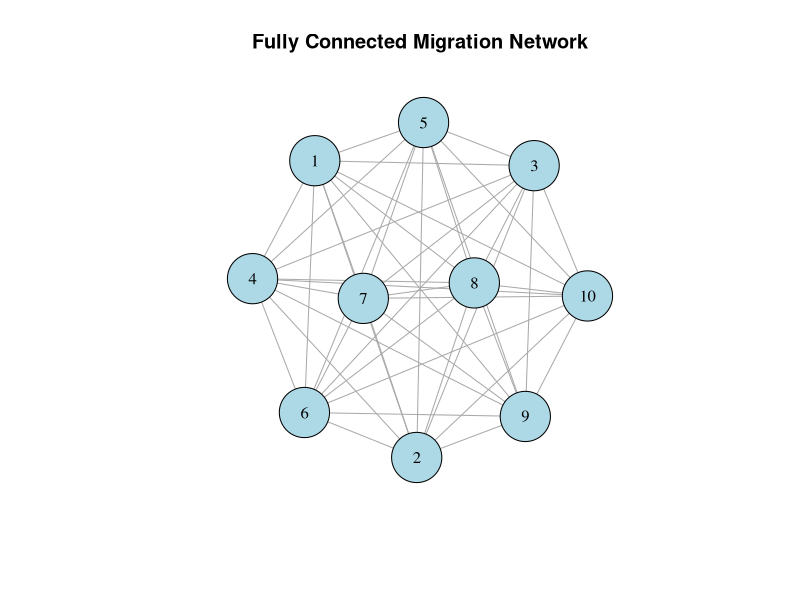
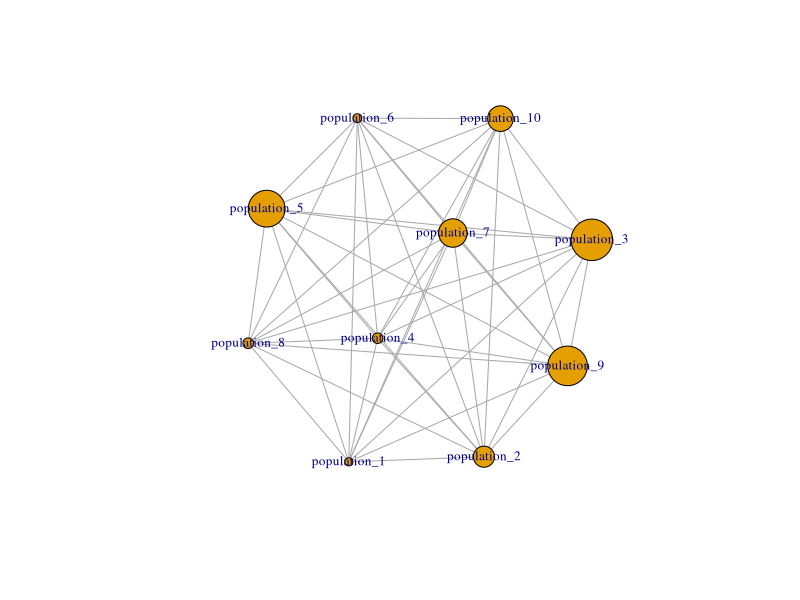
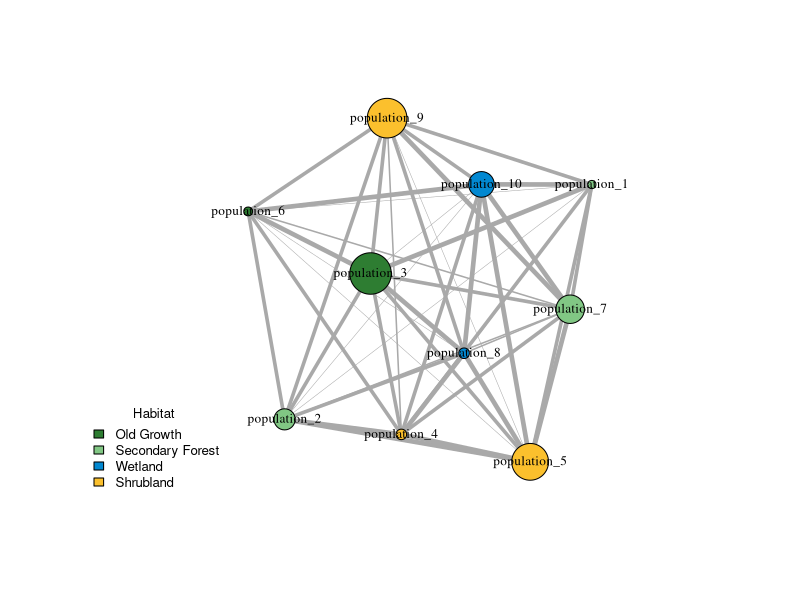
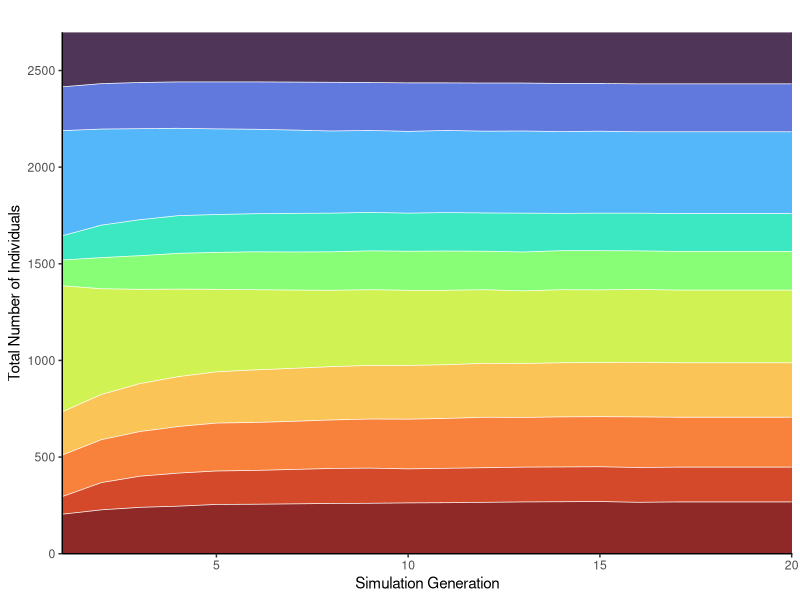
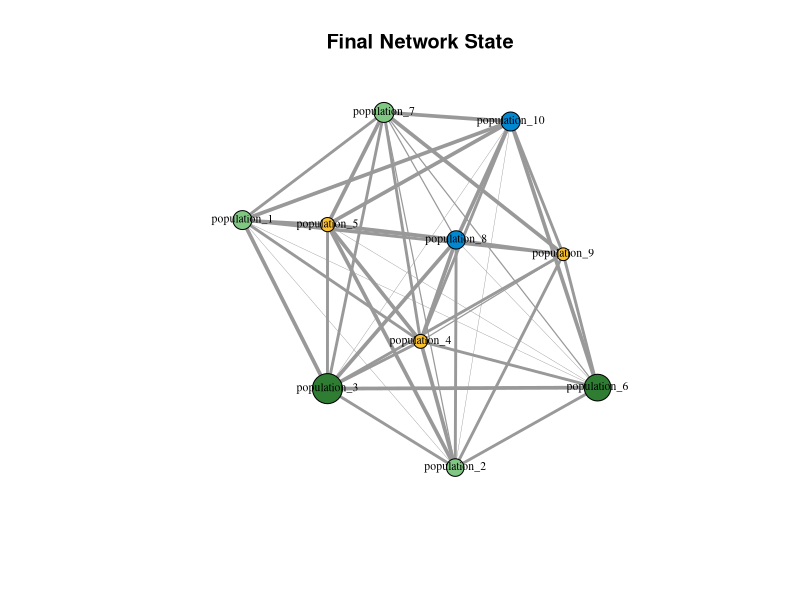

These charts were generated, in order, by the following R code:
## ---- chunk 1
knitr::opts_chunk$set(warning = FALSE, echo = FALSE)
knitr::opts_chunk$set(warning = FALSE)
knitr::opts_chunk$set(cache=FALSE)
knitr::opts_chunk$set(fig.width=7, fig.height=5)
options(max.print=23)
library(here);library(dplyr); library(stringr)
library(ggplot2)
library(tidyverse)
library(igraph)
## ---- chunk 2
n_vertices <- 10

migration_network_historical <- make_full_graph(n = n_vertices, directed = FALSE)

plot(migration_network_historical, 
     vertex.color = "lightblue", 
     vertex.size = 30, 
     vertex.label.color = "black", 
     edge.color = "darkgray",
     main = "Fully Connected Migration Network")
## ---- chunk 3


# Vertex characteristics 

#population sizes
V(migration_network_historical)$name <- paste0("population_",1:n_vertices)

V(migration_network_historical)$pop_size <- sample(50:500, 
                                                   size = vcount(migration_network_historical), replace = TRUE)


# habitat type
habitat_types <- c("Old Growth", "Wetland", "Shrubland", "Secondary Forest")


V(migration_network_historical)$habitat <- sample(habitat_types, 
                                                size = vcount(migration_network_historical), replace = TRUE)

#human presence

human_presence <- c("High", "Medium", "Low", "None")

V(migration_network_historical)$human_presence <- sample(human_presence, 
       size = vcount(migration_network_historical), replace = TRUE, 
       prob = c(0.2, 0.3, 0.3, 0.2))

# food availability 

food_availability <- c("High", "Medium", "Low", "None")

V(migration_network_historical)$food_availability <- sample(food_availability, 
       size = vcount(migration_network_historical), replace = TRUE, 
       prob = c(0.3, 0.4, 0.2, 0.1))

#plot
plot(migration_network_historical, 
     vertex.label.cex = 0.8,
## Add Edge characteristics= "black",
     vertex.size = V(migration_network_historical)$pop_size/20
     )

## ---- chunk 4
corridor_types <- c("Dense Forest", "Open Woodland", "River Crossing", "Highway Obstruction")

E(migration_network_historical)$corridor_type <- sample(corridor_types, 
                                        size = ecount(migration_network_historical), 
                                        replace = TRUE,
                                        prob = c(0.3, 0.4, 0.15, 0.15))


weight_lookup <- c(
  "Dense Forest"        = 0.9,
  "Open Woodland"       = 0.7,
  "River Crossing"      = 0.3,
  "Highway Obstruction" = 0.1
)

E(migration_network_historical)$weight <- weight_lookup[E(migration_network_historical)$corridor_type]

#visualize the network
# Map habitat types to distinct colors
habitat_colors <- c(
  "Old Growth"       = "#2e7d32",
  "Secondary Forest" = "#81c784",
  "Wetland"          = "#0288d1",
  "Shrubland"        = "#fbc02d"
)
V(migration_network_historical)$color <- habitat_colors[V(migration_network_historical)$habitat]

#plot
plot(migration_network_historical, 
     vertex.label.cex = 0.8,
     vertex.label.color = "black",
     vertex.size = V(migration_network_historical)$pop_size/20,
     edge.width = E(migration_network_historical)$weight*5
     )

legend(
  "bottomleft",
  legend = names(habitat_colors),
  fill = habitat_colors,
  title = "Habitat",
  bty = "n",
  cex = 0.8
)



## ---- chunk 5
# assign carrying capacity

base_capacity_lookup <- c(
  "Old Growth"       = 600,
  "Wetland"          = 450,
  "Secondary Forest" = 300,
  "Shrubland"        = 150
)

# Capacity retention modifier under human pressure
human_impact_lookup <- c(
  "None"    = 1.00,  # Negligible impact
  "Low"     = 0.85,  # 15% reduction in capacity
  "Medium" = 0.70,  # 30% reduction in capacity
  "High"   = 0.35   # 65% reduction due to high disturbance
)

food_availability_lookup <- c(
  "High"    = 1.00,  # Full capacity
  "Medium"  = 0.90,  # 10% reduction in capacity
  "Low"     = 0.75,  # 25% reduction in capacity
  "None"    = 0.50   # 50% reduction due to lack of food
)

# computing capcity
V(migration_network_historical)$capacity <- round(base_capacity_lookup[V(migration_network_historical)$habitat] * human_impact_lookup[V(migration_network_historical)$human_presence] * 
food_availability_lookup[V(migration_network_historical)$food_availability])

V(migration_network_historical)$pop_size <- round(V(migration_network_historical)$capacity*runif(vcount(migration_network_historical), min = 0.8, max = 1.1))

igraph::as_data_frame(migration_network_historical, what = "vertices")[, c("name", "habitat", "food_availability", 
                                       "human_presence", "capacity", "pop_size")]



## ---- chunk 6



simulate_migration_step <- function(graph, m0 = 0.2){
  
  n <- vcount(migration_network_historical)
  current_pop <- V(migration_network_historical)$pop_size
  capacities <- V(migration_network_historical)$capacity
  
  
  adj_weights <- as.matrix(as_adjacency_matrix(migration_network_historical, attr = "weight", sparse = FALSE))
  
  density <- current_pop / capacities
  
  p_out <- pmin(m0*density, 0.6)
  
  #migration transition matrix
  
  T_mat <- matrix(0, nrow = n, ncol = n)
  
  for(i in seq_len(n)){
    total_weight <- sum(adj_weights[i,])
    
    if(total_weight > 0){
      T_mat[i,] <- (adj_weights[i,]/total_weight)*p_out[i]
    }
  }
  
  
  #migration matrix
  
  migration_mat <- matrix(0, nrow = n, ncol = n)
  
  for(i in seq_len(n)){
    for(j in seq_len(n)){
      if(i != j){
        migration_mat[i,j] <- round(current_pop[i]*T_mat[i,j])
      }
    }
  }
  
  
  emigrants <- rowSums(migration_mat)
  immigrants <- colSums(migration_mat)
  
  V(migration_network_historical)$pop_size <- current_pop - emigrants + immigrants
  return(list(graph = migration_network_historical, flux = migration_mat ))
  
}


# simulate over generations

generations <- 20
pop_history <- matrix(NA, nrow = generations, ncol = vcount(migration_network_historical))

colnames(pop_history) <- V(migration_network_historical)$name


for(gen in 1:generations){
  pop_history[gen, ] <- V(migration_network_historical)$pop_size
  step_result <- simulate_migration_step(migration_network_historical, m0 = 0.2)
  migration_network_historical <- step_result$graph
}

# plot population sizes as stacked plot
pop_df <- as.data.frame(pop_history)
pop_df$generation <- seq_len(nrow(pop_df))

pop_long <- pivot_longer(pop_df, cols = -generation, names_to = "Population", values_to = "Size")

pop_long$Population <- factor(pop_long$Population, levels = V(migration_network_historical)$name)

ggplot(pop_long, aes(x = generation, y = Size, fill = Population)) +
  geom_area(alpha = 0.85, color = "white", linewidth = 0.25) +
  scale_fill_viridis_d(option = "turbo") +
  scale_x_continuous(expand = c(0, 0)) +
  scale_y_continuous(expand = c(0, 0)) +
  labs(
    title = "",
    x = "Simulation Generation",
    y = "Total Number of Individuals",
    fill = "Subpopulation"
  ) +
  theme_classic() +
  theme(
    plot.title = element_text(face = "bold", size = 12),
    legend.position = "none" # Combined into the network legend
  )

plot(
  migration_network_historical,
  # layout = net_layout,
  vertex.size = V(migration_network_historical)$pop_size / 25,       # Node size scaled to final population size
  
  vertex.label = V(migration_network_historical)$name,
  vertex.label.cex = 0.7,
  vertex.label.color = "black",
  edge.width = E(migration_network_historical)$weight * 4,           # Line width scaled to corridor weight
  edge.color = "gray60",
  main = "Final Network State"
)
